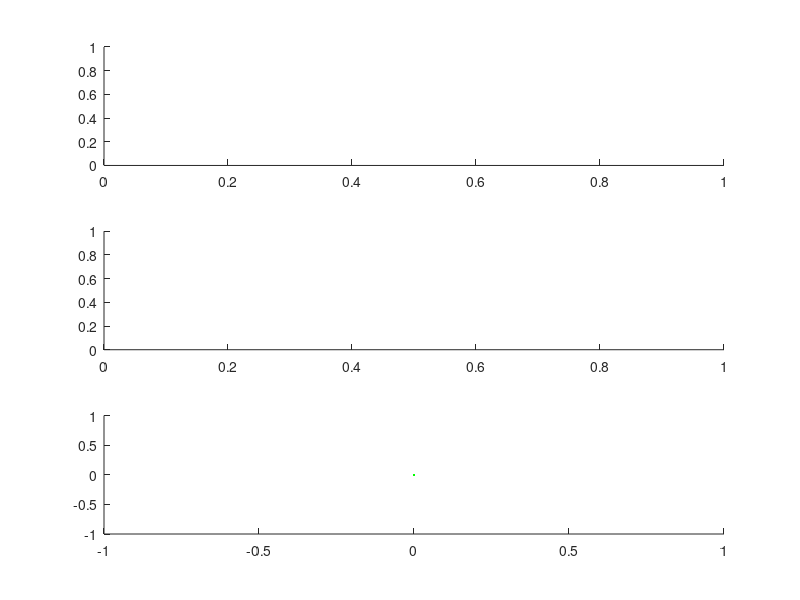

Recreate this plot in MATLAB. (Note: this script raises an error after producing the figure.)
clc
clear all
close all

subs=[2:8; 23:29]';
blocksetup=[0 0 1;1 0 2; 1 1 3; 1 0 2; 0 0 1];
colors='krg';
markers={'-','-.','--'};

for k=2 %:7
    figure(k)
    clf
    subplot(3,1,1)
    hold on
    subplot(3,1,2)
    hold on
    subplot(3,1,3)
    hold on
    for kk=1:3
        plot(0,0,colors(kk))
    end
    
    for exnum=[2]
        S=subs(k,exnum);
        load(['./Data/output',num2str(S),'.mat'])
        for T=5:480
            T
            B=floor(T/96)+1;
            if B==5
                continue
            end
            if trials(T).targcat~=0
                t=trials(T).t-trials(T).t(1);
                inds=1:min(350,length(t));
                shand=sign(trials(T).yrot(inds,2));
                subplot(3,1,1)
                plot(t(inds),vecmag(trials(T).v(inds,:)),[colors(blocksetup(B,3)),'-'],'markersize',.001);
                subplot(3,1,2)
                plot(t(inds),vecmag(trials(T).f(inds,:)),[colors(blocksetup(B,3)),'-'],'markersize',.001);
                subplot(3,1,3)
                plot(t(inds),log10(abs(trials(T).xrot(inds,2))./abs(trials(T).yrot(inds,2))),[colors(blocksetup(B,3)),'.'],'markersize',.001)
            end
        end
    end
    plot([0 1.5],[0 0],'m')
end
%axis equal
%legend('No forces','Forces','Forces+Intent')
subplot(3,1,2)
ylabel('force, N')
xlabel('time, s')

subplot(3,1,1)
ylabel('speed, m/s')

